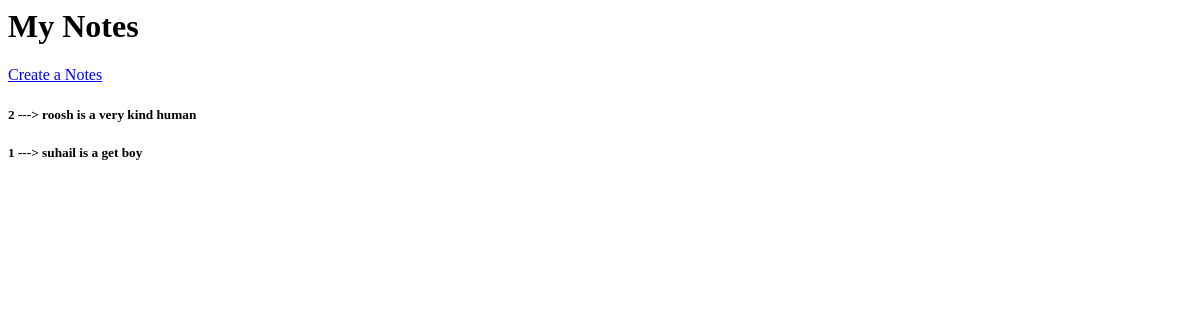
Before: / with the older database file.
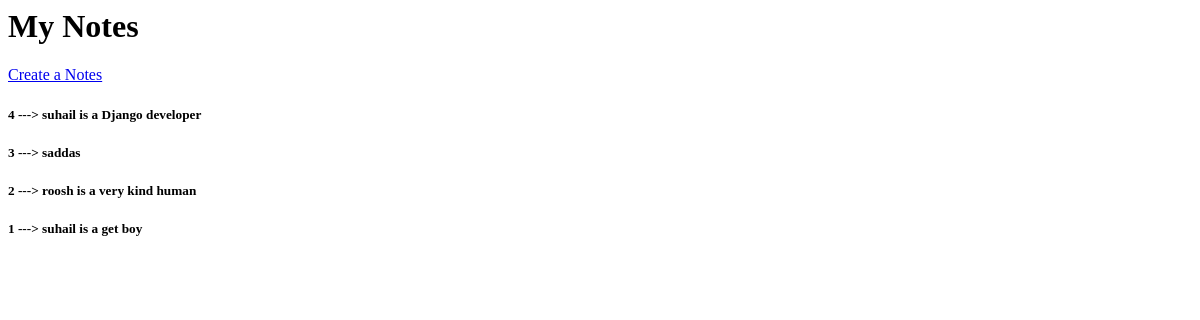
After: the same page with the newer database file.
### base/models.py (models this page shows, shortened)
class Notes(models.Model):
    description = models.TextField(null=True, blank=True)
    updated = models.DateTimeField(auto_now=True)
    created = models.DateTimeField(auto_now_add=True)
    class Meta:
        ordering = ['-updated', '-created']

### base/views.py (the view)
# urls.py: path('', views.MyNotes, name="MyNotes"),
def MyNotes(request):
    Note = Notes.objects.all()
    context = {'Note' : Note}
    return render(request, 'base/home.html', context)

### base/templates/base/home.html
<h1>My Notes</h1>
<div>
  <a href="{% url 'createNotes' %}">Create a Notes</a>
  {% for notes in Note %}
  <div>
    <h5>{{ notes.id }} ---> {{ notes.description }}</h5>
  </div>
  {% endfor %}
</div>

Changed rows visible on the page:
added Notes: id "4", description "suhail is a Django developer"
added Notes: id "3", description "saddas"
